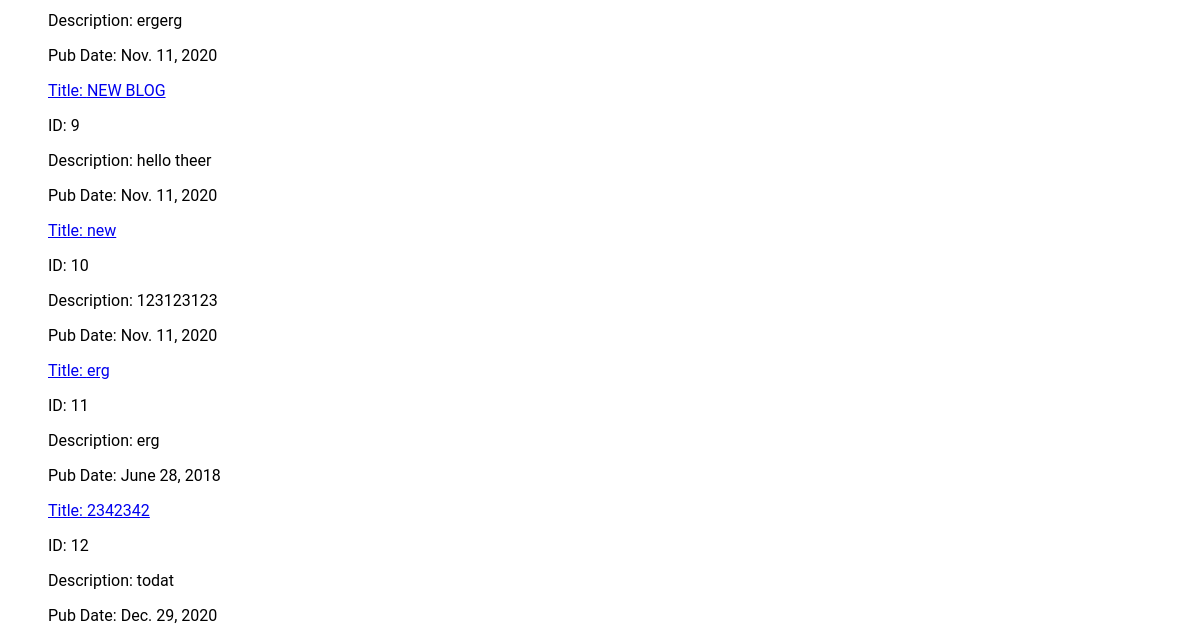
The app's page /posts/ (lower part), older data.
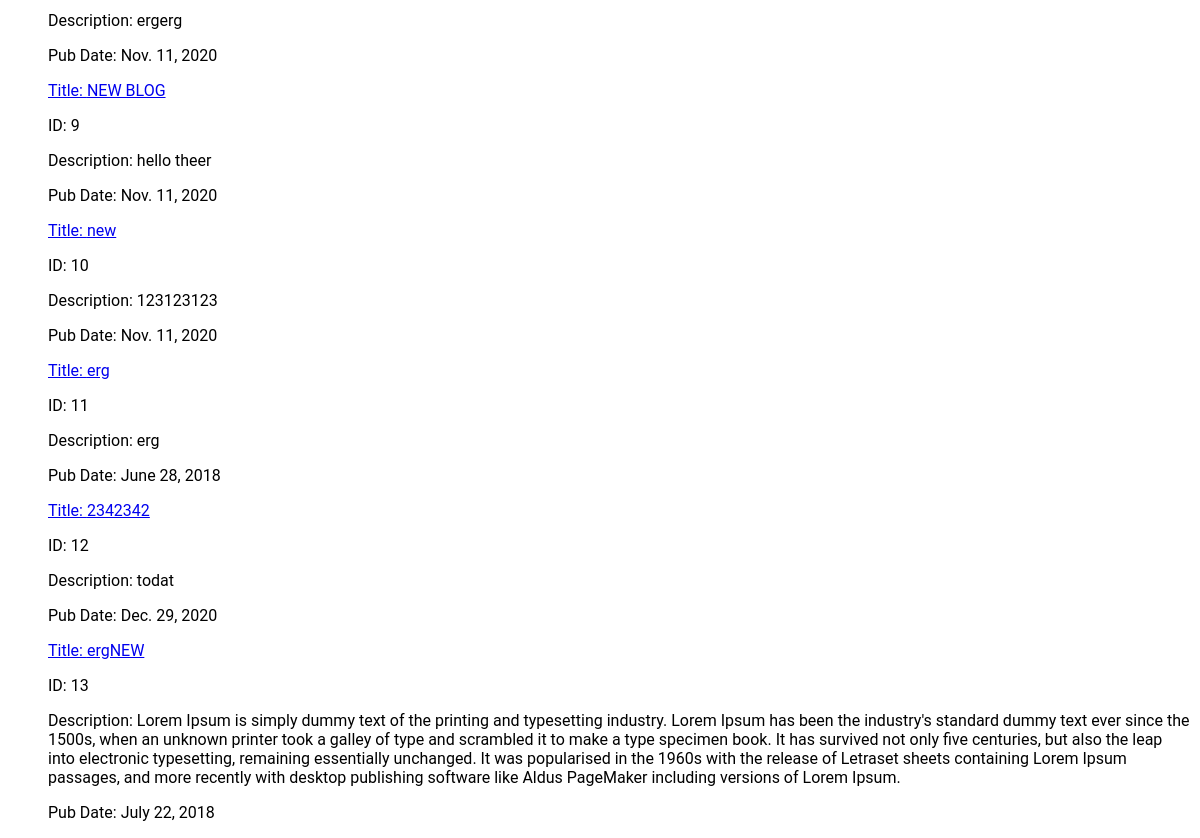
The same page, newer data.
### my_app/models.py (models this page shows)
class Blog(models.Model):
        title = models.CharField(max_length = 200)
        text = models.TextField(max_length = 500)
        pub_date = models.DateField()
        user = models.ForeignKey(User, on_delete = models.CASCADE, null=True, blank=True)
        def __str__(self):
            return self.title

### my_app/views.py (the view)
# urls.py: path('posts/', views.blog_posts, name = 'posts'),
def blog_posts(request):
    blogs = Blog.objects.all()  # gets all of the blog posts from the database and store them in a variable
    print(blogs)
    context = {
       'blogs': blogs
    }
    return render(request, 'pages/posts.html', context)

### templates/pages/posts.html (shortened to what this page needs)
{% extends 'base.html' %}
{% block content %}
<ul>
  {% for post in blogs %}
  <p><a href="http://localhost:8000/details/{{post.id}}">Title: {{ post.title }}</a></p>
  <p>ID: {{ post.id }}</p>
  <p>Description: {{ post.text }}</p>
  <p>Pub Date: {{post.pub_date}}</p>
  {% endfor %}
</ul>
{% endblock %}

### templates/base.html (shortened to what this page needs)
{% load static %}
<!DOCTYPE html>
<html lang="en">
<head>
    <link rel="stylesheet" href="{% static 'styles.css' %}">
</head>
<body>
    {% block content %}
    {% endblock %}
</body>
</html>

### static/styles.css (style rules this page uses)
* { font-family: 'Roboto', sans-serif; }

Row changes from the older to the newer data that the page shows:
added Blog: title "ergNEW", id "13", text "Lorem Ipsum is simply dummy text of the printing and typesetting industry. Lorem Ipsum has been the industry's standard dummy text ever since the 1500s, when an unknown printer took a galley of type and scrambled it to make a type specimen book. It has survived not only five centuries, but also the leap into electronic typesetting, remaining essentially unchanged. It was popularised in the 1960s with the release of Letraset sheets containing Lorem Ipsum passages, and more recently with desktop publishing software like Aldus PageMaker including versions of Lorem Ipsum.", pub_date "July 22, 2018"
